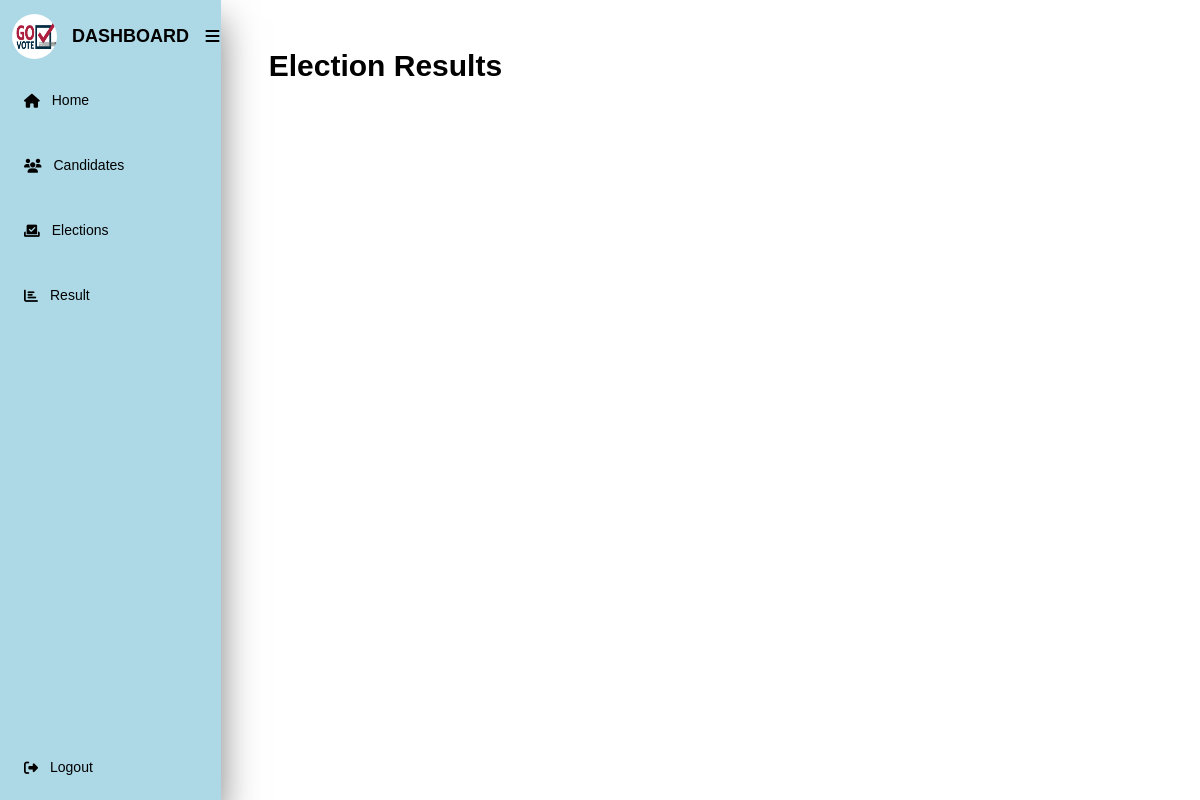
Before: /result/ (signed in) with the older database file.
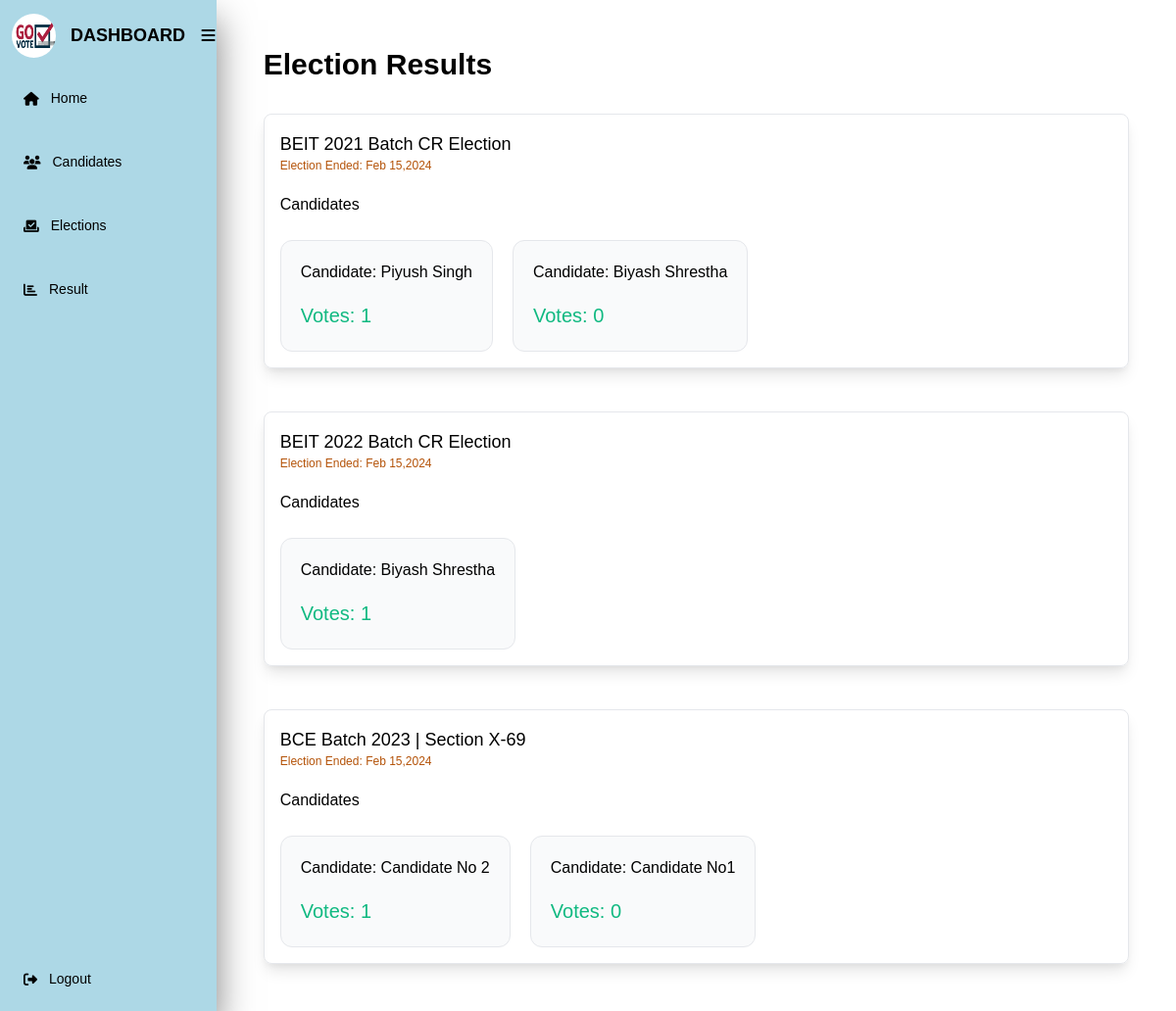
After: the same page with the newer database file.
### polls/models.py (models this page shows, shortened)
class Election(models.Model):
    name = models.CharField(max_length=200)
    description = models.TextField()
    start_date = models.DateTimeField()
    end_date = models.DateTimeField()
    created_at = models.DateTimeField(auto_now_add=True)
    updated_at = models.DateTimeField(auto_now=True)

class ElectionResult(models.Model):
    election = models.ForeignKey(
        Election, on_delete=models.CASCADE, related_name='results')
    candidate = models.ForeignKey(
        User, on_delete=models.CASCADE, related_name='results')
    vote_count = models.IntegerField()
    created_at = models.DateTimeField(auto_now_add=True)
    updated_at = models.DateTimeField(auto_now=True)

class User(AbstractUser):
    USER_TYPE_VOTER = 'voter'
    USER_TYPE_CANDIDATE = 'candidate'
    USER_TYPE_ADMIN = 'admin'
    USER_TYPE_CHOICES = (
        (USER_TYPE_VOTER, 'Voter'),
        (USER_TYPE_CANDIDATE, 'Candidate'),
        (USER_TYPE_ADMIN, 'Admin'),
    )
    user_type = models.CharField(
        max_length=20, choices=USER_TYPE_CHOICES, default=USER_TYPE_VOTER)
    voter_id = models.CharField(max_length=200, null=True, blank=True)

### polls/views.py (the view)
# urls.py: path('result/', views.show_results, name='result'),
@login_required(login_url='/login/')
def show_results(request):
    results = ElectionResult.objects.all().select_related('election', 'candidate').order_by(
        'election', '-vote_count').annotate(total_votes=Count('vote_count'))
    if len(results) > 0:
        print(results[0])
    return render(request, 'result.html', {'results': results})

### polls/templates/result.html (shortened to what this page needs)
{% load static %}
<!DOCTYPE html>
<html lang="en">
  <head>
    <link rel="stylesheet" href="{% static 'css/dashboard.css' %}" />
    <link
      rel="stylesheet"
      href="https://cdnjs.cloudflare.com/ajax/libs/font-awesome/5.15.4/css/all.min.css"
    />
    <link
      rel="stylesheet"
      href="https://cdnjs.cloudflare.com/ajax/libs/tailwindcss/2.2.19/tailwind.min.css"
    />
  </head>
  <body>
    <div class="flex">
      <nav class="sidebar">
        <div class="navbar">
          <div class="logo">
            <img src="{% static 'images/dashboardLogo.jpg' %}" alt="logo" />
            <span class="nav-item">Dashboard</span> &nbsp; &nbsp; &nbsp; &nbsp;
            <i class="fa-solid fa-bars"></i>
          </div>
          <ul class="nav-items">
            <li>
              <a href="/dashboard">
                <i class="fa-solid fa-house"></i>
                <span class="nav-item">Home</span>
              </a>
            </li>
            <br />
            <li>
              <a href="/candidates">
                <i class="fa-solid fa-users"></i>
                <span class="nav-item">Candidates</span>
              </a>
            </li>
            <br />
            <li>
              <a href="/elections">
                <i class="fa-solid fa-check-to-slot"></i>
                <span class="nav-item">Elections</span>
              </a>
            </li>
            <br />
            <li>
              <a href="/result">
                <i class="fas fa-chart-bar"></i>
                <span class="nav-item">Result</span>
              </a>
            </li>
            <br /><br /><br /><br /><br />
            <br />
            <li>
              <a href="/logout" class="logout">
                <i class="fas fa-sign-out-alt"></i>
                <span class="nav-item">Logout</span>
              </a>
            </li>
          </ul>
        </div>
      </nav>
      <div class="flex flex-col h-screen w-full bg-white px-12 py-12 overflow-y-scroll">
        <h1 class="capitalize col-span-12 text-left mb-2 text-3xl font-bold">
          Election Results
        </h1>
        <div class="col-span-12 grid grid-cols-12 gap-5">
          {% regroup results by election as election_results %}
          {% for election_result in election_results %}
          <div
            class="col-span-12 shadow-lg grid grid-cols-12 gap-5 mt-6 border p-4 rounded-lg"
          >
            <div class="col-span-12">
              <h3 class="text-lg text-semibold">
                {{ election_result.grouper.name }}
              </h3>
              <p class="text-yellow-700 text-xs">
                Election Ended: {{ election_result.grouper.end_date|date:"M d,Y"}}
              </p>
            </div>
            <div class="col-span-12">
              <p class="text-semibold text-md">Candidates</p>
              <div class="col-span-12 grid grid-cols-12 gap-5 mt-6">
                <div
                  class="col-span-12 sm:flex  gap-5"
                >
                  {% for election_result in election_result.list %}
                  <div
                    class="p-5 border bg-gray-50 hover:shadow-md rounded-xl hover:border-blue-300 h-full"
                  >
                    <div class="text-left mt-3 sm:mt-0">
                      <span class="block mb-4 capitalize">
                        Candidate: {{ election_result.candidate.first_name }}
                        {{election_result.candidate.last_name }}</span
                      >
                      <div
                        class="flex flex-wrap gap-1 items-center justify-between"
                      >
                        <div
                          class="bg-grey-200  py-0.5 text-xl text-green-500"
                        >
                          Votes: {{ election_result.vote_count }}
                        </div>
                      </div>
                    </div>
                  </div>
                {% endfor %}
                </div>
              </div>
            </div>
          </div>
          {% endfor %}
        </div>
      </div>
    </div>
  </body>
</html>

Changed rows visible on the page:
now on this page (row edited): Election: grouper.name "BEIT 2021 Batch CR Election", grouper.end_date "Feb 15,2024"
added ElectionResult: candidate.first_name "Piyush", candidate.last_name "Singh", vote_count "1", shown under "BEIT 2021 Batch CR Election"
added ElectionResult: candidate.first_name "Biyash", candidate.last_name "Shrestha", vote_count "0", shown under "BEIT 2021 Batch CR Election"
now on this page (row edited): Election: grouper.name "BEIT 2022 Batch CR Election", grouper.end_date "Feb 15,2024"
added ElectionResult: candidate.first_name "Biyash", candidate.last_name "Shrestha", vote_count "1", shown under "BEIT 2022 Batch CR Election"
added Election: grouper.name "BCE Batch 2023 | Section X-69", grouper.end_date "Feb 15,2024"
added ElectionResult: candidate.first_name "Candidate", candidate.last_name "No 2", vote_count "1", shown under "BCE Batch 2023 | Section X-69"
added ElectionResult: candidate.first_name "Candidate", candidate.last_name "No1", vote_count "0", shown under "BCE Batch 2023 | Section X-69"
